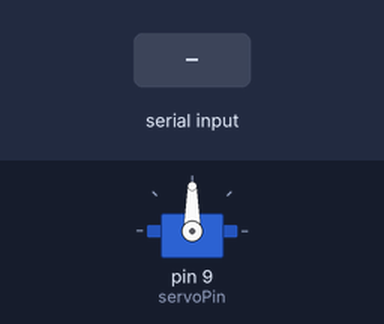
Bench run of a sketch on a simulated Arduino Uno, built with avr-gcc and run on an emulated ATmega328P. Parts: servo. The test bench sets the inputs (shaded band).

Above: at 1.2 s.
1.3 s: "1" received over Serial
At 2.0 s:
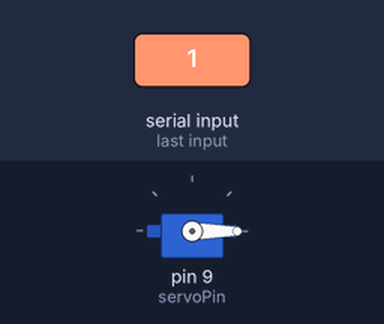
2.8 s: "0" received over Serial
At 3.2 s:
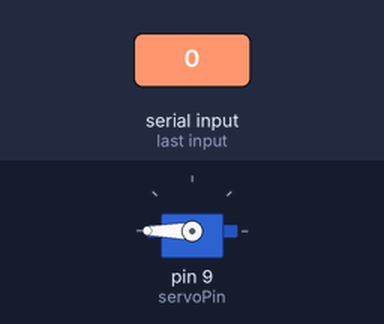
Timing chart, 0 to 5.8 s (numbered marks = the images above; inputs shaded):
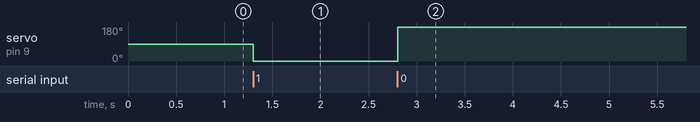

Measured:
- after the input at 1.3 s, servo on pin 9 (servoPin): 90° → 0° at once
- after the input at 2.8 s, servo on pin 9 (servoPin): 0° → 180° at once

The sketch:

unlock.ino
```cpp
 #include <Servo.h>

 char val; // Data received from the serial port
 int servoPin = 9; // Set the pin to digital I/O 13
 Servo servo;
 int angle = 0;   // servo position in degrees

 void setup() {
   servo.attach(servoPin);
   pinMode(servoPin, OUTPUT);
   Serial.begin(9600); // Start serial communication at 9600 bps
 }

 void loop() {
   if (Serial.available())
   { // If data is available to read,
     val = Serial.read(); // read it and store it in val
   }
   if (val == '1')
   { // If 1 was received

   servo.write(0);  // Turn Servo back to center position (90 degrees)
   delay(10);
  }

   if (val == '0')


   servo.write(180); // Turn Servo Right to 135 degrees
   delay(10);
  }
```
